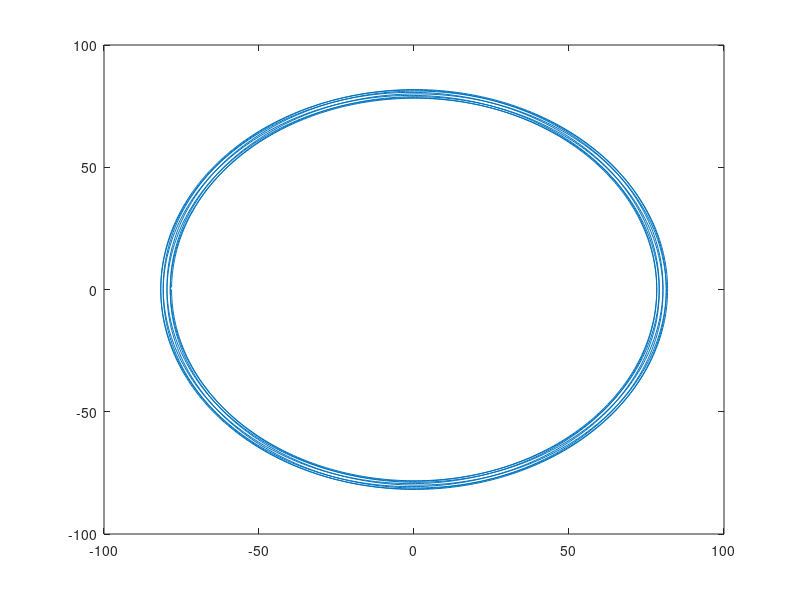

The MATLAB script that drew this image:
# params
n = 4;
m = 5;
a = 100;

# time
t_min = 0;
t_max = 2*m*pi;
dt = 0.01;
t = [t_min:dt:t_max];

# parametric equations
x = (1 + n/m)*cos((n/m)*t) - a*(n/m)*cos((1 + n/m)*t);
y = (1 + n/m)*sin((n/m)*t) - a*(n/m)*sin((1 + n/m)*t);

# plot
plot(x,y);